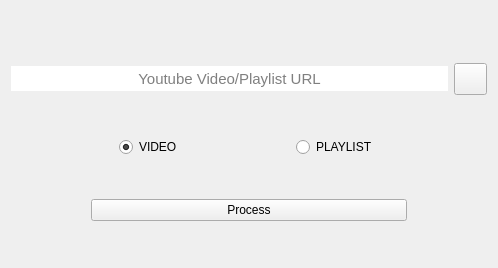
<?xml version="1.0" encoding="UTF-8"?>
<ui version="4.0">
 <class>UrlDialog</class>
 <widget class="QWidget" name="UrlDialog">
  <property name="geometry">
   <rect>
    <x>0</x>
    <y>0</y>
    <width>498</width>
    <height>268</height>
   </rect>
  </property>
  <property name="windowTitle">
   <string>Form</string>
  </property>
  <layout class="QVBoxLayout" name="verticalLayout">
   <item>
    <widget class="QLabel" name="label">
     <property name="sizePolicy">
      <sizepolicy hsizetype="Preferred" vsizetype="Fixed">
       <horstretch>0</horstretch>
       <verstretch>0</verstretch>
      </sizepolicy>
     </property>
     <property name="text">
      <string>&lt;html&gt;&lt;head/&gt;&lt;body&gt;&lt;p align=&quot;center&quot;&gt;&lt;img src=&quot;:/myresource/resource/icon.png&quot; height=&quot;60&quot;/&gt;&lt;/p&gt;&lt;/body&gt;&lt;/html&gt;</string>
     </property>
    </widget>
   </item>
   <item>
    <layout class="QHBoxLayout" name="horizontalLayout_3">
     <item>
      <widget class="QLineEdit" name="yt_video_link">
       <property name="sizePolicy">
        <sizepolicy hsizetype="Preferred" vsizetype="Fixed">
         <horstretch>0</horstretch>
         <verstretch>0</verstretch>
        </sizepolicy>
       </property>
       <property name="font">
        <font>
         <pointsize>11</pointsize>
        </font>
       </property>
       <property name="focusPolicy">
        <enum>Qt::ClickFocus</enum>
       </property>
       <property name="autoFillBackground">
        <bool>false</bool>
       </property>
       <property name="styleSheet">
        <string notr="true">QLineEdit{

height: 25px;
border-radius:15px;
}</string>
       </property>
       <property name="text">
        <string/>
       </property>
       <property name="alignment">
        <set>Qt::AlignCenter</set>
       </property>
       <property name="dragEnabled">
        <bool>false</bool>
       </property>
       <property name="placeholderText">
        <string notr="true">Youtube Video/Playlist URL</string>
       </property>
      </widget>
     </item>
     <item>
      <widget class="QToolButton" name="paste_button">
       <property name="sizePolicy">
        <sizepolicy hsizetype="Fixed" vsizetype="Fixed">
         <horstretch>0</horstretch>
         <verstretch>0</verstretch>
        </sizepolicy>
       </property>
       <property name="cursor">
        <cursorShape>PointingHandCursor</cursorShape>
       </property>
       <property name="toolTip">
        <string>Clear and Paste</string>
       </property>
       <property name="styleSheet">
        <string notr="true">QPushButton{

border-radius:10px;
}</string>
       </property>
       <property name="text">
        <string/>
       </property>
       <property name="icon">
        <iconset resource="resource.qrc">
         <normaloff>:/myresource/resource/icons8-clipboard-96.png</normaloff>:/myresource/resource/icons8-clipboard-96.png</iconset>
       </property>
       <property name="iconSize">
        <size>
         <width>25</width>
         <height>25</height>
        </size>
       </property>
      </widget>
     </item>
    </layout>
   </item>
   <item>
    <spacer name="horizontalSpacer_2">
     <property name="orientation">
      <enum>Qt::Horizontal</enum>
     </property>
     <property name="sizeHint" stdset="0">
      <size>
       <width>40</width>
       <height>20</height>
      </size>
     </property>
    </spacer>
   </item>
   <item>
    <layout class="QHBoxLayout" name="horizontalLayout_21">
     <item>
      <widget class="QRadioButton" name="video_vs">
       <property name="sizePolicy">
        <sizepolicy hsizetype="Fixed" vsizetype="Fixed">
         <horstretch>0</horstretch>
         <verstretch>0</verstretch>
        </sizepolicy>
       </property>
       <property name="cursor">
        <cursorShape>PointingHandCursor</cursorShape>
       </property>
       <property name="styleSheet">
        <string notr="true">QRadioButton::indicator { width: 20px;height:20px };</string>
       </property>
       <property name="text">
        <string>VIDEO</string>
       </property>
       <property name="icon">
        <iconset resource="resource.qrc">
         <normaloff>:/myresource/resource/video_7.png</normaloff>:/myresource/resource/video_7.png</iconset>
       </property>
       <property name="iconSize">
        <size>
         <width>23</width>
         <height>23</height>
        </size>
       </property>
       <property name="checked">
        <bool>true</bool>
       </property>
      </widget>
     </item>
     <item>
      <widget class="QRadioButton" name="playlist_vs">
       <property name="sizePolicy">
        <sizepolicy hsizetype="Fixed" vsizetype="Fixed">
         <horstretch>0</horstretch>
         <verstretch>0</verstretch>
        </sizepolicy>
       </property>
       <property name="cursor">
        <cursorShape>PointingHandCursor</cursorShape>
       </property>
       <property name="styleSheet">
        <string notr="true">QRadioButton::indicator { width: 20px;height:20px };</string>
       </property>
       <property name="text">
        <string>PLAYLIST</string>
       </property>
       <property name="icon">
        <iconset resource="resource.qrc">
         <normaloff>:/myresource/resource/playlist_7.png</normaloff>:/myresource/resource/playlist_7.png</iconset>
       </property>
       <property name="iconSize">
        <size>
         <width>25</width>
         <height>25</height>
        </size>
       </property>
      </widget>
     </item>
    </layout>
   </item>
   <item>
    <spacer name="horizontalSpacer">
     <property name="orientation">
      <enum>Qt::Horizontal</enum>
     </property>
     <property name="sizeHint" stdset="0">
      <size>
       <width>40</width>
       <height>20</height>
      </size>
     </property>
    </spacer>
   </item>
   <item>
    <layout class="QHBoxLayout" name="horizontalLayout">
     <item>
      <spacer name="horizontalSpacer_4">
       <property name="orientation">
        <enum>Qt::Horizontal</enum>
       </property>
       <property name="sizeType">
        <enum>QSizePolicy::Fixed</enum>
       </property>
       <property name="sizeHint" stdset="0">
        <size>
         <width>80</width>
         <height>20</height>
        </size>
       </property>
      </spacer>
     </item>
     <item>
      <widget class="QPushButton" name="process">
       <property name="sizePolicy">
        <sizepolicy hsizetype="Preferred" vsizetype="Fixed">
         <horstretch>0</horstretch>
         <verstretch>0</verstretch>
        </sizepolicy>
       </property>
       <property name="cursor">
        <cursorShape>PointingHandCursor</cursorShape>
       </property>
       <property name="text">
        <string>Process</string>
       </property>
       <property name="icon">
        <iconset resource="resource.qrc">
         <normaloff>:/myresource/resource/icons8-search-500.png</normaloff>:/myresource/resource/icons8-search-500.png</iconset>
       </property>
       <property name="iconSize">
        <size>
         <width>25</width>
         <height>25</height>
        </size>
       </property>
      </widget>
     </item>
     <item>
      <spacer name="horizontalSpacer_5">
       <property name="orientation">
        <enum>Qt::Horizontal</enum>
       </property>
       <property name="sizeType">
        <enum>QSizePolicy::Fixed</enum>
       </property>
       <property name="sizeHint" stdset="0">
        <size>
         <width>80</width>
         <height>20</height>
        </size>
       </property>
      </spacer>
     </item>
    </layout>
   </item>
   <item>
    <spacer name="horizontalSpacer_3">
     <property name="orientation">
      <enum>Qt::Horizontal</enum>
     </property>
     <property name="sizeHint" stdset="0">
      <size>
       <width>40</width>
       <height>20</height>
      </size>
     </property>
    </spacer>
   </item>
  </layout>
 </widget>
 <resources>
  <include location="resource.qrc"/>
  <include location="dark.qrc"/>
  <include location="country_flag.qrc"/>
 </resources>
 <connections/>
</ui>
